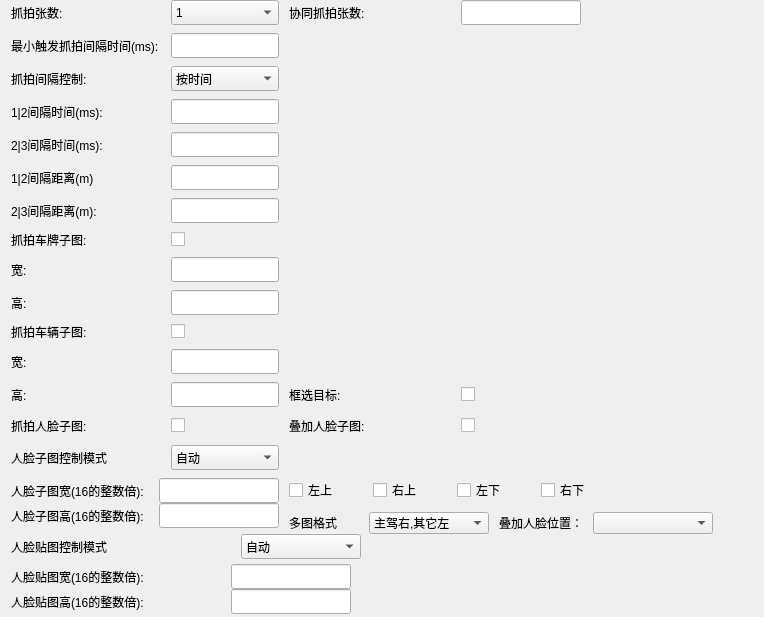
     <widget class="QWidget" name="page_2">
      <layout class="QVBoxLayout" name="verticalLayout_3">
       <property name="spacing">
        <number>0</number>
       </property>
       <property name="topMargin">
        <number>0</number>
       </property>
       <property name="bottomMargin">
        <number>0</number>
       </property>
       <item>
        <layout class="QGridLayout" name="gridLayout_2">
         <property name="horizontalSpacing">
          <number>10</number>
         </property>
         <property name="verticalSpacing">
          <number>8</number>
         </property>
         <item row="12" column="0">
          <widget class="QLabel" name="label_27">
           <property name="text">
            <string>高:</string>
           </property>
          </widget>
         </item>
         <item row="2" column="0">
          <widget class="QLabel" name="label_12">
           <property name="text">
            <string>抓拍间隔控制:</string>
           </property>
          </widget>
         </item>
         <item row="5" column="1">
          <widget class="QLineEdit" name="ledt_speeddistance12">
           <property name="minimumSize">
            <size>
             <width>0</width>
             <height>25</height>
            </size>
           </property>
           <property name="maximumSize">
            <size>
             <width>120</width>
             <height>16777215</height>
            </size>
           </property>
          </widget>
         </item>
         <item row="11" column="1">
          <widget class="QLineEdit" name="ledt_childvehicle_widht">
           <property name="minimumSize">
            <size>
             <width>0</width>
             <height>25</height>
            </size>
           </property>
           <property name="maximumSize">
            <size>
             <width>120</width>
             <height>16777215</height>
            </size>
           </property>
          </widget>
         </item>
         <item row="6" column="1">
          <widget class="QLineEdit" name="ledt_speeddistance23">
           <property name="minimumSize">
            <size>
             <width>0</width>
             <height>25</height>
            </size>
           </property>
           <property name="maximumSize">
            <size>
             <width>120</width>
             <height>16777215</height>
            </size>
           </property>
          </widget>
         </item>
         <item row="1" column="0">
          <widget class="QLabel" name="label_13">
           <property name="text">
            <string>最小触发抓拍间隔时间(ms):</string>
           </property>
          </widget>
         </item>
         <item row="6" column="0">
          <widget class="QLabel" name="label_22">
           <property name="text">
            <string>2|3间隔距离(m):</string>
           </property>
          </widget>
         </item>
         <item row="3" column="0">
          <widget class="QLabel" name="label_11">
           <property name="text">
            <string>1|2间隔时间(ms):</string>
           </property>
          </widget>
         </item>
         <item row="3" column="1">
          <widget class="QLineEdit" name="ledt_speedtime12">
           <property name="minimumSize">
            <size>
             <width>0</width>
             <height>25</height>
            </size>
           </property>
           <property name="maximumSize">
            <size>
             <width>120</width>
             <height>16777215</height>
            </size>
           </property>
          </widget>
         </item>
         <item row="0" column="0">
          <widget class="QLabel" name="label_9">
           <property name="minimumSize">
            <size>
             <width>150</width>
             <height>25</height>
            </size>
           </property>
           <property name="text">
            <string>抓拍张数:</string>
           </property>
          </widget>
         </item>
         <item row="2" column="1">
          <widget class="QComboBox" name="cmb_snapctrl">
           <property name="minimumSize">
            <size>
             <width>0</width>
             <height>25</height>
            </size>
           </property>
           <property name="maximumSize">
            <size>
             <width>120</width>
             <height>16777215</height>
            </size>
           </property>
           <item>
            <property name="text">
             <string>按时间</string>
            </property>
           </item>
           <item>
            <property name="text">
             <string>按距离</string>
            </property>
           </item>
          </widget>
         </item>
         <item row="1" column="1">
          <widget class="QLineEdit" name="ledt_minsnaptime">
           <property name="minimumSize">
            <size>
             <width>0</width>
             <height>25</height>
            </size>
           </property>
           <property name="maximumSize">
            <size>
             <width>120</width>
             <height>16777215</height>
            </size>
           </property>
          </widget>
         </item>
         <item row="0" column="2">
          <widget class="QLabel" name="label_14">
           <property name="maximumSize">
            <size>
             <width>16777</width>
             <height>16777215</height>
            </size>
           </property>
           <property name="text">
            <string>协同抓拍张数:</string>
           </property>
          </widget>
         </item>
         <item row="9" column="0">
          <widget class="QLabel" name="label_17">
           <property name="text">
            <string>高:</string>
           </property>
          </widget>
         </item>
         <item row="4" column="1">
          <widget class="QLineEdit" name="ledt_speedtime23">
           <property name="minimumSize">
            <size>
             <width>0</width>
             <height>25</height>
            </size>
           </property>
           <property name="maximumSize">
            <size>
             <width>120</width>
             <height>16777215</height>
            </size>
           </property>
          </widget>
         </item>
         <item row="0" column="3">
          <widget class="QLineEdit" name="ledt_snapNum2">
           <property name="minimumSize">
            <size>
             <width>0</width>
             <height>25</height>
            </size>
           </property>
           <property name="maximumSize">
            <size>
             <width>120</width>
             <height>16777215</height>
            </size>
           </property>
          </widget>
         </item>
         <item row="8" column="0">
          <widget class="QLabel" name="label_16">
           <property name="text">
            <string>宽:</string>
           </property>
          </widget>
         </item>
         <item row="7" column="0">
          <widget class="QLabel" name="label_15">
           <property name="text">
            <string>抓拍车牌子图:</string>
           </property>
          </widget>
         </item>
         <item row="7" column="1">
          <widget class="QCheckBox" name="chk_bsd_child_plate">
           <property name="text">
            <string/>
           </property>
          </widget>
         </item>
         <item row="10" column="1">
          <widget class="QCheckBox" name="chk_bsd_child_vehicle">
           <property name="text">
            <string/>
           </property>
          </widget>
         </item>
         <item row="10" column="0">
          <widget class="QLabel" name="label_18">
           <property name="text">
            <string>抓拍车辆子图:</string>
           </property>
          </widget>
         </item>
         <item row="8" column="1">
          <widget class="QLineEdit" name="ledt_childplate_widht">
           <property name="minimumSize">
            <size>
             <width>0</width>
             <height>25</height>
            </size>
           </property>
           <property name="maximumSize">
            <size>
             <width>120</width>
             <height>25</height>
            </size>
           </property>
          </widget>
         </item>
         <item row="9" column="1">
          <widget class="QLineEdit" name="ledt_childplate_height">
           <property name="minimumSize">
            <size>
             <width>0</width>
             <height>25</height>
            </size>
           </property>
           <property name="maximumSize">
            <size>
             <width>120</width>
             <height>16777215</height>
            </size>
           </property>
          </widget>
         </item>
         <item row="12" column="1">
          <widget class="QLineEdit" name="ledt_chilvehicle_height">
           <property name="minimumSize">
            <size>
             <width>0</width>
             <height>25</height>
            </size>
           </property>
           <property name="maximumSize">
            <size>
             <width>120</width>
             <height>16777215</height>
            </size>
           </property>
          </widget>
         </item>
         <item row="11" column="0">
          <widget class="QLabel" name="label_26">
           <property name="text">
            <string>宽:</string>
           </property>
          </widget>
         </item>
         <item row="4" column="0">
          <widget class="QLabel" name="label_10">
           <property name="text">
            <string>2|3间隔时间(ms):</string>
           </property>
          </widget>
         </item>
         <item row="15" column="2" colspan="3">
          <widget class="QWidget" name="widget_2" native="true">
           <layout class="QVBoxLayout" name="verticalLayout_5">
            <property name="leftMargin">
             <number>0</number>
            </property>
            <property name="topMargin">
             <number>0</number>
            </property>
            <property name="rightMargin">
             <number>0</number>
            </property>
            <property name="bottomMargin">
             <number>0</number>
            </property>
            <item>
             <widget class="QWidget" name="widget_4" native="true">
              <layout class="QVBoxLayout" name="verticalLayout_6">
               <property name="spacing">
                <number>10</number>
               </property>
               <property name="leftMargin">
                <number>0</number>
               </property>
               <property name="topMargin">
                <number>0</number>
               </property>
               <property name="rightMargin">
                <number>0</number>
               </property>
               <property name="bottomMargin">
                <number>0</number>
               </property>
               <item>
                <layout class="QHBoxLayout" name="horizontalLayout_12">
                 <property name="spacing">
                  <number>35</number>
                 </property>
                 <item>
                  <widget class="QCheckBox" name="chk_leftTop">
                   <property name="text">
                    <string>左上</string>
                   </property>
                  </widget>
                 </item>
                 <item>
                  <widget class="QCheckBox" name="chk_rightTop">
                   <property name="text">
                    <string>右上</string>
                   </property>
                  </widget>
                 </item>
                 <item>
                  <widget class="QCheckBox" name="chk_leftBom">
                   <property name="text">
                    <string>左下</string>
                   </property>
                  </widget>
                 </item>
                 <item>
                  <widget class="QCheckBox" name="chk_rightBom">
                   <property name="text">
                    <string>右下</string>
                   </property>
                  </widget>
                 </item>
                 <item>
                  <spacer name="horizontalSpacer_13">
                   <property name="orientation">
                    <enum>Qt::Horizontal</enum>
                   </property>
                   <property name="sizeHint" stdset="0">
                    <size>
                     <width>40</width>
                     <height>20</height>
                    </size>
                   </property>
                  </spacer>
                 </item>
                </layout>
               </item>
               <item>
                <layout class="QHBoxLayout" name="horizontalLayout_13">
                 <item>
                  <widget class="QWidget" name="widget_3" native="true">
                   <layout class="QHBoxLayout" name="horizontalLayout_7">
                    <property name="spacing">
                     <number>0</number>
                    </property>
                    <property name="leftMargin">
                     <number>0</number>
                    </property>
                    <property name="topMargin">
                     <number>0</number>
                    </property>
                    <property name="rightMargin">
                     <number>0</number>
                    </property>
                    <property name="bottomMargin">
                     <number>0</number>
                    </property>
                    <item>
                     <widget class="QLabel" name="label_29">
                      <property name="minimumSize">
                       <size>
                        <width>80</width>
                        <height>0</height>
                       </size>
                      </property>
                      <property name="text">
                       <string>多图格式</string>
                      </property>
                     </widget>
                    </item>
                    <item>
                     <widget class="QComboBox" name="com_pos">
                      <property name="minimumSize">
                       <size>
                        <width>120</width>
                        <height>22</height>
                       </size>
                      </property>
                      <property name="maximumSize">
                       <size>
                        <width>120</width>
                        <height>16777215</height>
                       </size>
                      </property>
                      <item>
                       <property name="text">
                        <string>主驾右,其它左</string>
                       </property>
                      </item>
                      <item>
                       <property name="text">
                        <string>主驾左,其它右</string>
                       </property>
                      </item>
                     </widget>
                    </item>
                   </layout>
                  </widget>
                 </item>
                 <item>
                  <widget class="QLabel" name="label_24">
                   <property name="minimumSize">
                    <size>
                     <width>80</width>
                     <height>0</height>
                    </size>
                   </property>
                   <property name="text">
                    <string>叠加人脸位置：</string>
                   </property>
                  </widget>
                 </item>
                 <item>
                  <widget class="QComboBox" name="com_order">
                   <property name="minimumSize">
                    <size>
                     <width>120</width>
                     <height>22</height>
                    </size>
                   </property>
                   <property name="maximumSize">
                    <size>
                     <width>120</width>
                     <height>16777215</height>
                    </size>
                   </property>
                   <property name="currentIndex">
                    <number>-1</number>
                   </property>
                  </widget>
                 </item>
                 <item>
                  <spacer name="horizontalSpacer_14">
                   <property name="orientation">
                    <enum>Qt::Horizontal</enum>
                   </property>
                   <property name="sizeHint" stdset="0">
                    <size>
                     <width>40</width>
                     <height>20</height>
                    </size>
                   </property>
                  </spacer>
                 </item>
                </layout>
               </item>
              </layout>
             </widget>
            </item>
           </layout>
          </widget>
         </item>
         <item row="5" column="0">
          <widget class="QLabel" name="label_21">
           <property name="text">
            <string>1|2间隔距离(m)</string>
           </property>
          </widget>
         </item>
         <item row="0" column="4">
          <spacer name="horizontalSpacer_9">
           <property name="orientation">
            <enum>Qt::Horizontal</enum>
           </property>
           <property name="sizeType">
            <enum>QSizePolicy::Fixed</enum>
           </property>
           <property name="sizeHint" stdset="0">
            <size>
             <width>160</width>
             <height>20</height>
            </size>
           </property>
          </spacer>
         </item>
         <item row="13" column="3">
          <widget class="QCheckBox" name="chkadd_face">
           <property name="text">
            <string/>
           </property>
          </widget>
         </item>
         <item row="12" column="2">
          <widget class="QLabel" name="label_20">
           <property name="minimumSize">
            <size>
             <width>150</width>
             <height>22</height>
            </size>
           </property>
           <property name="text">
            <string>框选目标:</string>
           </property>
          </widget>
         </item>
         <item row="12" column="3">
          <widget class="QCheckBox" name="chk_selectDest">
           <property name="text">
            <string/>
           </property>
          </widget>
         </item>
         <item row="13" column="2">
          <widget class="QLabel" name="label_23">
           <property name="minimumSize">
            <size>
             <width>150</width>
             <height>22</height>
            </size>
           </property>
           <property name="text">
            <string>叠加人脸子图:</string>
           </property>
          </widget>
         </item>
         <item row="13" column="1">
          <widget class="QCheckBox" name="chk_bsd_child_poeple">
           <property name="text">
            <string/>
           </property>
          </widget>
         </item>
         <item row="13" column="0">
          <widget class="QLabel" name="label_28">
           <property name="minimumSize">
            <size>
             <width>150</width>
             <height>22</height>
            </size>
           </property>
           <property name="text">
            <string>抓拍人脸子图:</string>
           </property>
          </widget>
         </item>
         <item row="0" column="1">
          <widget class="QComboBox" name="cmb_snapNum">
           <property name="minimumSize">
            <size>
             <width>0</width>
             <height>25</height>
            </size>
           </property>
           <item>
            <property name="text">
             <string>1</string>
            </property>
           </item>
           <item>
            <property name="text">
             <string>2</string>
            </property>
           </item>
           <item>
            <property name="text">
             <string>3</string>
            </property>
           </item>
           <item>
            <property name="text">
             <string>4</string>
            </property>
           </item>
          </widget>
         </item>
         <item row="14" column="0">
          <widget class="QLabel" name="label_70">
           <property name="minimumSize">
            <size>
             <width>0</width>
             <height>25</height>
            </size>
           </property>
           <property name="text">
            <string>人脸子图控制模式</string>
           </property>
          </widget>
         </item>
         <item row="14" column="1">
          <widget class="QComboBox" name="cmb_face1">
           <property name="minimumSize">
            <size>
             <width>0</width>
             <height>25</height>
            </size>
           </property>
           <item>
            <property name="text">
             <string>自动</string>
            </property>
           </item>
           <item>
            <property name="text">
             <string>自定义</string>
            </property>
           </item>
          </widget>
         </item>
         <item row="15" column="0" colspan="2">
          <widget class="QWidget" name="widget_8" native="true">
           <layout class="QHBoxLayout" name="horizontalLayout_17">
            <property name="spacing">
             <number>0</number>
            </property>
            <property name="leftMargin">
             <number>0</number>
            </property>
            <property name="topMargin">
             <number>0</number>
            </property>
            <property name="rightMargin">
             <number>0</number>
            </property>
            <property name="bottomMargin">
             <number>6</number>
            </property>
            <item>
             <layout class="QGridLayout" name="gridLayout_6">
              <item row="1" column="0">
               <widget class="QLabel" name="label_19">
                <property name="text">
                 <string>人脸子图宽(16的整数倍):</string>
                </property>
               </widget>
              </item>
              <item row="2" column="1">
               <widget class="QLineEdit" name="ledt_childpoeple_height">
                <property name="minimumSize">
                 <size>
                  <width>0</width>
                  <height>25</height>
                 </size>
                </property>
                <property name="maximumSize">
                 <size>
                  <width>120</width>
                  <height>16777215</height>
                 </size>
                </property>
               </widget>
              </item>
              <item row="2" column="0">
               <widget class="QLabel" name="label_25">
                <property name="text">
                 <string>人脸子图高(16的整数倍):</string>
                </property>
               </widget>
              </item>
              <item row="1" column="1">
               <widget class="QLineEdit" name="ledt_childpoeple_widht">
                <property name="minimumSize">
                 <size>
                  <width>0</width>
                  <height>25</height>
                 </size>
                </property>
                <property name="maximumSize">
                 <size>
                  <width>120</width>
                  <height>16777215</height>
                 </size>
                </property>
               </widget>
              </item>
             </layout>
            </item>
           </layout>
          </widget>
         </item>
        </layout>
       </item>
       <item>
        <layout class="QGridLayout" name="gridLayout_8">
         <property name="bottomMargin">
          <number>5</number>
         </property>
         <property name="spacing">
          <number>10</number>
         </property>
         <item row="0" column="1">
          <widget class="QComboBox" name="cmb_face2">
           <property name="minimumSize">
            <size>
             <width>120</width>
             <height>25</height>
            </size>
           </property>
           <item>
            <property name="text">
             <string>自动</string>
            </property>
           </item>
           <item>
            <property name="text">
             <string>自定义</string>
            </property>
           </item>
          </widget>
         </item>
         <item row="0" column="2">
          <spacer name="horizontalSpacer_18">
           <property name="orientation">
            <enum>Qt::Horizontal</enum>
           </property>
           <property name="sizeHint" stdset="0">
            <size>
             <width>40</width>
             <height>20</height>
            </size>
           </property>
          </spacer>
         </item>
         <item row="0" column="0">
          <widget class="QLabel" name="label_73">
           <property name="minimumSize">
            <size>
             <width>220</width>
             <height>25</height>
            </size>
           </property>
           <property name="text">
            <string>人脸贴图控制模式</string>
           </property>
          </widget>
         </item>
        </layout>
       </item>
       <item>
        <widget class="QWidget" name="widget_9" native="true">
         <layout class="QHBoxLayout" name="horizontalLayout_18">
          <property name="spacing">
           <number>0</number>
          </property>
          <property name="leftMargin">
           <number>0</number>
          </property>
          <property name="topMargin">
           <number>0</number>
          </property>
          <property name="rightMargin">
           <number>0</number>
          </property>
          <property name="bottomMargin">
           <number>0</number>
          </property>
          <item>
           <layout class="QGridLayout" name="gridLayout_9">
            <item row="0" column="1">
             <widget class="QLineEdit" name="ledt_childpoeple_widht_2">
              <property name="minimumSize">
               <size>
                <width>0</width>
                <height>25</height>
               </size>
              </property>
              <property name="maximumSize">
               <size>
                <width>120</width>
                <height>16777215</height>
               </size>
              </property>
             </widget>
            </item>
            <item row="0" column="0">
             <widget class="QLabel" name="label_71">
              <property name="minimumSize">
               <size>
                <width>220</width>
                <height>0</height>
               </size>
              </property>
              <property name="text">
               <string>人脸贴图宽(16的整数倍):</string>
              </property>
             </widget>
            </item>
            <item row="1" column="1">
             <widget class="QLineEdit" name="ledt_childpoeple_height_2">
              <property name="minimumSize">
               <size>
                <width>0</width>
                <height>25</height>
               </size>
              </property>
              <property name="maximumSize">
               <size>
                <width>120</width>
                <height>16777215</height>
               </size>
              </property>
             </widget>
            </item>
            <item row="1" column="0">
             <widget class="QLabel" name="label_72">
              <property name="minimumSize">
               <size>
                <width>220</width>
                <height>0</height>
               </size>
              </property>
              <property name="text">
               <string>人脸贴图高(16的整数倍):</string>
              </property>
             </widget>
            </item>
            <item row="0" column="2">
             <spacer name="horizontalSpacer_19">
              <property name="orientation">
               <enum>Qt::Horizontal</enum>
              </property>
              <property name="sizeHint" stdset="0">
               <size>
                <width>40</width>
                <height>20</height>
               </size>
              </property>
             </spacer>
            </item>
            <item row="1" column="2">
             <spacer name="horizontalSpacer_20">
              <property name="orientation">
               <enum>Qt::Horizontal</enum>
              </property>
              <property name="sizeHint" stdset="0">
               <size>
                <width>40</width>
                <height>20</height>
               </size>
              </property>
             </spacer>
            </item>
           </layout>
          </item>
         </layout>
        </widget>
       </item>
       <item>
        <spacer name="verticalSpacer_2">
         <property name="orientation">
          <enum>Qt::Vertical</enum>
         </property>
         <property name="sizeHint" stdset="0">
          <size>
           <width>20</width>
           <height>3</height>
          </size>
         </property>
        </spacer>
       </item>
      </layout>
     </widget>
